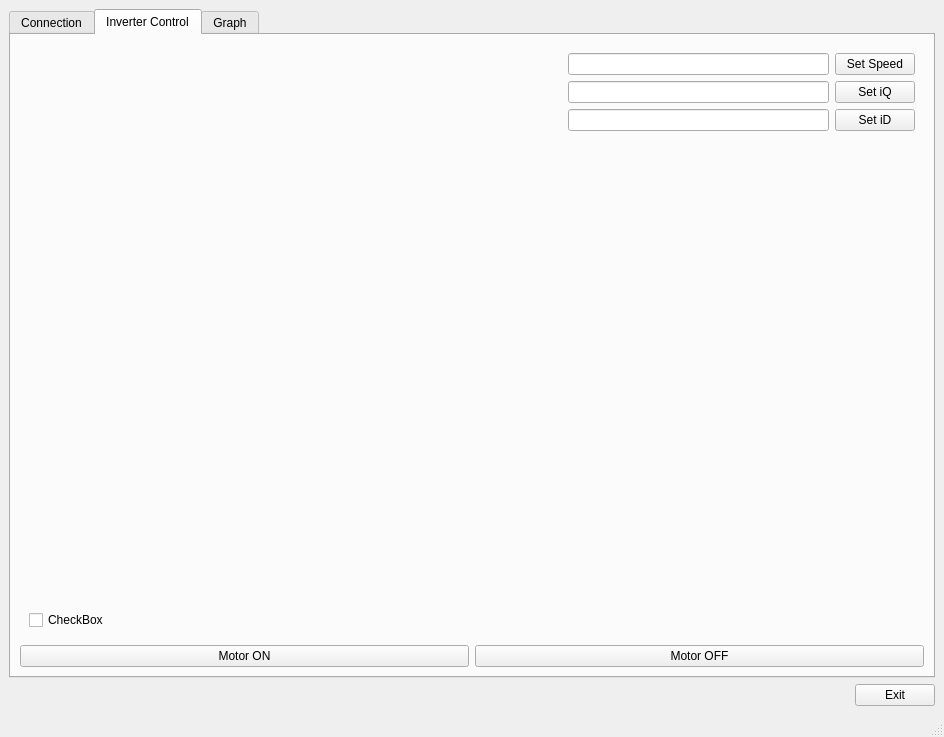
<?xml version="1.0" encoding="UTF-8"?>
<ui version="4.0">
 <class>MainWindow</class>
 <widget class="QMainWindow" name="MainWindow">
  <property name="geometry">
   <rect>
    <x>0</x>
    <y>0</y>
    <width>944</width>
    <height>737</height>
   </rect>
  </property>
  <property name="windowTitle">
   <string>InverterApp</string>
  </property>
  <widget class="QWidget" name="centralwidget">
   <layout class="QGridLayout" name="gridLayout">
    <item row="7" column="0">
     <spacer name="horizontalSpacer">
      <property name="orientation">
       <enum>Qt::Orientation::Horizontal</enum>
      </property>
      <property name="sizeHint" stdset="0">
       <size>
        <width>40</width>
        <height>20</height>
       </size>
      </property>
     </spacer>
    </item>
    <item row="7" column="1">
     <widget class="QPushButton" name="exitButton">
      <property name="text">
       <string>Exit</string>
      </property>
     </widget>
    </item>
    <item row="5" column="0" colspan="2">
     <widget class="QTabWidget" name="tabWidget">
      <property name="currentIndex">
       <number>1</number>
      </property>
      <widget class="QWidget" name="tab">
       <attribute name="title">
        <string>Connection</string>
       </attribute>
       <layout class="QGridLayout" name="gridLayout_2">
        <item row="0" column="5">
         <widget class="QPushButton" name="pushButton">
          <property name="cursor">
           <cursorShape>PointingHandCursor</cursorShape>
          </property>
          <property name="text">
           <string>Clear</string>
          </property>
          <property name="icon">
           <iconset theme="QIcon::ThemeIcon::EditClear"/>
          </property>
          <property name="autoDefault">
           <bool>false</bool>
          </property>
         </widget>
        </item>
        <item row="4" column="5">
         <widget class="QCheckBox" name="autoScroll">
          <property name="text">
           <string>Autoscroll?</string>
          </property>
         </widget>
        </item>
        <item row="2" column="0" colspan="6">
         <widget class="QTextEdit" name="logsTextEdit"/>
        </item>
        <item row="5" column="5">
         <widget class="QPushButton" name="disconnectButton">
          <property name="text">
           <string>Disconnect</string>
          </property>
         </widget>
        </item>
        <item row="5" column="4">
         <widget class="QPushButton" name="connectButton">
          <property name="text">
           <string>Connect</string>
          </property>
         </widget>
        </item>
        <item row="4" column="4">
         <widget class="QPushButton" name="sendButton">
          <property name="text">
           <string>Send</string>
          </property>
         </widget>
        </item>
        <item row="4" column="0" colspan="4">
         <widget class="QLineEdit" name="sendText">
          <property name="frame">
           <bool>true</bool>
          </property>
         </widget>
        </item>
        <item row="5" column="3">
         <widget class="QPushButton" name="scanButton">
          <property name="text">
           <string>Scan Devices</string>
          </property>
         </widget>
        </item>
        <item row="5" column="2">
         <widget class="QComboBox" name="baudBox"/>
        </item>
        <item row="5" column="0" colspan="2">
         <widget class="QComboBox" name="devicesBox"/>
        </item>
       </layout>
      </widget>
      <widget class="QWidget" name="tab_2">
       <attribute name="title">
        <string>Inverter Control</string>
       </attribute>
       <layout class="QGridLayout" name="gridLayout_3">
        <item row="1" column="1" colspan="2">
         <widget class="QWidget" name="widget" native="true">
          <layout class="QGridLayout" name="gridLayout_4">
           <item row="2" column="3">
            <widget class="QLineEdit" name="iDLineEdit"/>
           </item>
           <item row="0" column="4">
            <widget class="QPushButton" name="setSpeedPushButton">
             <property name="text">
              <string>Set Speed</string>
             </property>
            </widget>
           </item>
           <item row="1" column="4">
            <widget class="QPushButton" name="iQPushButton">
             <property name="text">
              <string>Set iQ</string>
             </property>
            </widget>
           </item>
           <item row="1" column="0" rowspan="3">
            <layout class="QVBoxLayout" name="SerialParametersLayout"/>
           </item>
           <item row="4" column="0">
            <widget class="QCheckBox" name="reinitbox">
             <property name="text">
              <string>CheckBox</string>
             </property>
            </widget>
           </item>
           <item row="0" column="0">
            <spacer name="horizontalSpacer_2">
             <property name="orientation">
              <enum>Qt::Orientation::Horizontal</enum>
             </property>
             <property name="sizeHint" stdset="0">
              <size>
               <width>40</width>
               <height>20</height>
              </size>
             </property>
            </spacer>
           </item>
           <item row="2" column="4">
            <widget class="QPushButton" name="iDPushButton">
             <property name="text">
              <string>Set iD</string>
             </property>
            </widget>
           </item>
           <item row="0" column="3">
            <widget class="QLineEdit" name="SpeedLineEdit"/>
           </item>
           <item row="0" column="1">
            <spacer name="horizontalSpacer_3">
             <property name="orientation">
              <enum>Qt::Orientation::Horizontal</enum>
             </property>
             <property name="sizeHint" stdset="0">
              <size>
               <width>40</width>
               <height>20</height>
              </size>
             </property>
            </spacer>
           </item>
           <item row="1" column="3">
            <widget class="QLineEdit" name="iQLineEdit"/>
           </item>
           <item row="3" column="1" colspan="4">
            <layout class="QGridLayout" name="graphLayout"/>
           </item>
          </layout>
         </widget>
        </item>
        <item row="2" column="1">
         <widget class="QPushButton" name="ONpushButton">
          <property name="text">
           <string>Motor ON</string>
          </property>
         </widget>
        </item>
        <item row="2" column="2">
         <widget class="QPushButton" name="OFFpushButton">
          <property name="text">
           <string>Motor OFF</string>
          </property>
         </widget>
        </item>
       </layout>
      </widget>
      <widget class="QWidget" name="tab_3">
       <attribute name="title">
        <string>Graph</string>
       </attribute>
      </widget>
     </widget>
    </item>
   </layout>
  </widget>
  <widget class="QMenuBar" name="menubar">
   <property name="geometry">
    <rect>
     <x>0</x>
     <y>0</y>
     <width>944</width>
     <height>21</height>
    </rect>
   </property>
  </widget>
  <widget class="QStatusBar" name="statusbar"/>
 </widget>
 <resources/>
 <connections>
  <connection>
   <sender>exitButton</sender>
   <signal>clicked()</signal>
   <receiver>MainWindow</receiver>
   <slot>close()</slot>
   <hints>
    <hint type="sourcelabel">
     <x>624</x>
     <y>548</y>
    </hint>
    <hint type="destinationlabel">
     <x>660</x>
     <y>524</y>
    </hint>
   </hints>
  </connection>
 </connections>
</ui>
